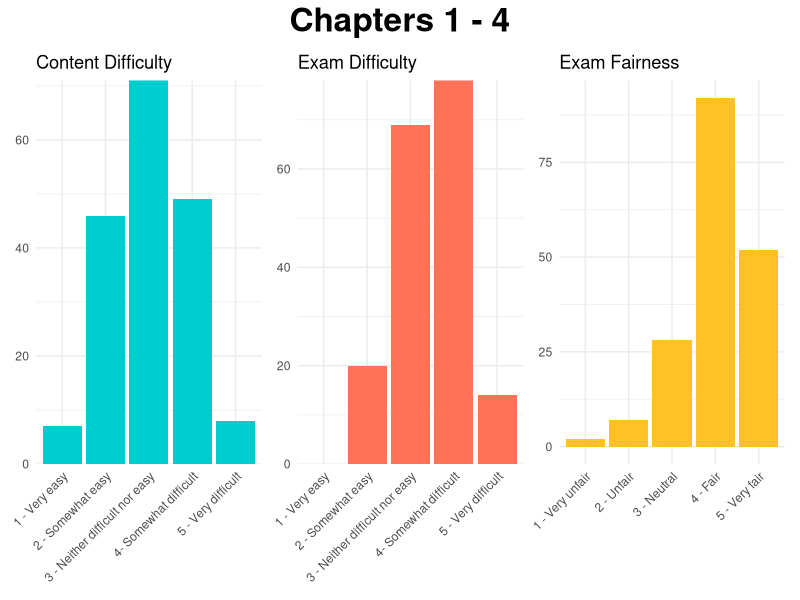
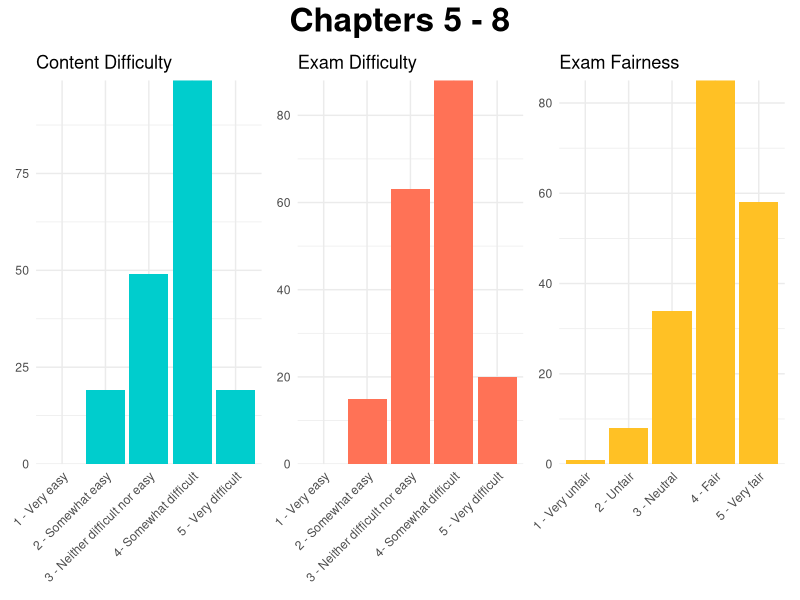
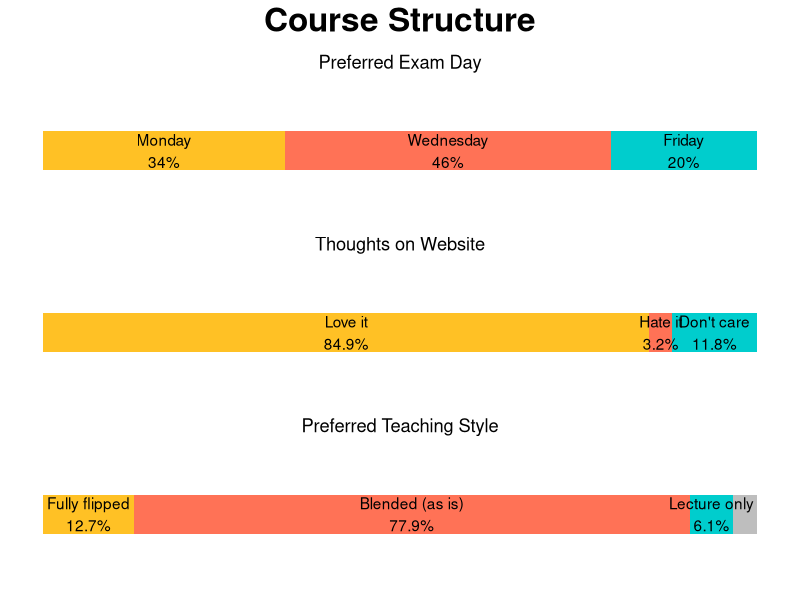

Write R code to recreate these figures, in order.
## ---- chunk 1
#| echo: false
#| message: false
#| warning: false

library(ggplot2)
library(dplyr)
#library(fmsb)
library(patchwork)

survey1 <- read.csv("documents/course-survey1.csv")[,c(1, 6, 8, 10, 12, 14, 22, 24, 26)]

colnames(survey1) <- c("quarter", "difficulty_content", "demands_activity", "time_spent", "lecture_slides", "website", "teaching_style", "difficulty_exam", "fairness_exam")

p_content <- survey1 %>% 
  count(difficulty_content) %>% 
  mutate(difficulty_content = factor(difficulty_content, levels = 
                                       c("1 - Very easy", "2 - Somewhat easy", 
                                         "3 - Neither difficult nor easy", 
                                         "4- Somewhat difficult", 
                                         "5 - Very difficult")) ) %>% 
  ggplot(aes(x = difficulty_content, y = n)) +
    geom_col(fill = "cyan3" ) +
    theme_minimal() +
    labs(x = NULL,
         y = NULL,
         title = "Content Difficulty") +
    #geom_text(aes(label = difficulty), nudge_y = 3) +
    scale_y_continuous(expand = c(0, 0)) +
      scale_x_discrete(drop = FALSE) +
    theme(axis.text.x = element_text(angle = 45, hjust = 1))

p_exam <- survey1 %>% 
  count(difficulty_exam) %>% 
  mutate(difficulty_exam = factor(difficulty_exam, 
                                  levels = c("1 - Very easy", "2 - Somewhat easy", "3 - Neither difficult nor easy", "4- Somewhat difficult", "5 - Very difficult")) ) %>% 
  ggplot(aes(x = difficulty_exam, y = n)) +
    geom_col(fill = "coral1") +
    theme_minimal() +
    labs(x = NULL,
         y = NULL,
         title = "Exam Difficulty") +
    #geom_text(aes(label = difficulty), nudge_y = 3) +
    scale_y_continuous(expand = c(0, 0)) +
    scale_x_discrete(drop = FALSE) +
    theme(axis.text.x = element_text(angle = 45, hjust = 1))

  #mutate(difficulty = c("Very unfair", "", "", "", "Very fair")) %>% 
p_fair <- survey1 |> 
  filter(!is.na(fairness_exam)) |> 
  mutate(
    fairness_exam = factor(fairness_exam,
                    levels = c("1 - Very unfair (how should I know this)",
                               "2 - not fair", 
                               "3 - Neither fair nor unfair", 
                               "4 - fair", 
                               "5 - Very fair (all topics were covered)"),
                    labels = c("1 - Very unfair", "2 - Unfair", "3 - Neutral", "4 - Fair", "5 - Very fair"))
  ) |> 
  ggplot(aes(x = fairness_exam) ) +
  geom_bar(fill = "goldenrod1") +
  theme_minimal() +
  labs(x = NULL,
       y = NULL,
       title = "Exam Fairness") +
  scale_x_discrete(drop = FALSE) +
  theme(axis.text.x = element_text(angle = 45, hjust = 1))

# time <- survey1 %>% 
#   count(time_spent)
# 
# time_plot <- tibble(`0-1 hours` = c(max(time$n), 0 ,time$n[1]), 
#                `1-3 hours` = c(max(time$n), 0 ,time$n[2]),
#                `3-5 hours` = c(max(time$n), 0 ,time$n[3]),
#                `5-7 hours` = c(max(time$n), 0 ,time$n[4]),
#                `7+ hours` = c(max(time$n), 0 ,time$n[5]))
# 
# radarchart(time_plot)

## ---- chunk 2
#| echo: false
#| message: false

p_content + p_exam + p_fair + 
  plot_annotation(title = "Chapters 1 - 4",
                  theme = theme(plot.title = element_text(
                    hjust = 0.5, size = 24, face = "bold")))
## ---- chunk 3
#| echo: false
# Survey 2
survey2 <- read.csv("documents/course-survey2.csv")[,c(1, 6, 8, 10, 12, 14, 16, 18, 28, 30)]

colnames(survey2) <- c("quarter", "classes_missed", "exam_day", "difficulty_content", "demands_activity", "time_spent", "lecture_slides", "website", "difficulty_exam", "fairness_exam")


p_content2 <- survey2 %>% 
  count(difficulty_content) %>% 
  mutate(difficulty_content = factor(difficulty_content, levels = 
                                       c("1 - Very easy", "2 - Somewhat easy", 
                                         "3 - Neither difficult nor easy", 
                                         "4- Somewhat difficult", 
                                         "5 - Very difficult")) ) %>% 
  ggplot(aes(x = difficulty_content, y = n)) +
    geom_col(fill = "cyan3" ) +
    theme_minimal() +
    labs(x = NULL,
         y = NULL,
         title = "Content Difficulty") +
    #geom_text(aes(label = difficulty), nudge_y = 3) +
    scale_y_continuous(expand = c(0, 0)) +
    scale_x_discrete(drop = FALSE) +
    theme(axis.text.x = element_text(angle = 45, hjust = 1))

p_exam2 <- survey2 %>% 
  count(difficulty_exam) %>% 
  mutate(difficulty_exam = factor(difficulty_exam, 
                                  levels = c("1 - Very easy", "2 - Somewhat easy",
                                             "3 - Neither difficult nor easy", 
                                             "4- Somewhat difficult", 
                                             "5 - Very difficult")) ) %>% 
  ggplot(aes(x = difficulty_exam, y = n)) +
    geom_col(fill = "coral1") +
    theme_minimal() +
    labs(x = NULL,
         y = NULL,
         title = "Exam Difficulty") +
    #geom_text(aes(label = difficulty), nudge_y = 3) +
    scale_y_continuous(expand = c(0, 0)) +
    scale_x_discrete(drop = FALSE) +
    theme(axis.text.x = element_text(angle = 45, hjust = 1))

  #mutate(difficulty = c("Very unfair", "", "", "", "Very fair")) %>% 
p_fair2 <- survey2 |> 
  filter(!is.na(fairness_exam)) |> 
  mutate(
    fairness_exam = factor(fairness_exam,
                    levels = c("1 - Very unfair (how should I know this)",
                               "2 - not fair", 
                               "3 - Neither fair nor unfair", 
                               "4 - fair", 
                               "5 - Very fair (all topics were covered)"),
                    labels = c("1 - Very unfair", "2 - Unfair", "3 - Neutral", "4 - Fair", "5 - Very fair"))
  ) |> 
  ggplot(aes(x = fairness_exam) ) +
  geom_bar(fill = "goldenrod1") +
  theme_minimal() +
  labs(x = NULL,
       y = NULL,
       title = "Exam Fairness") +
  scale_y_continuous(expand = c(0, 0)) +
  scale_x_discrete(drop = FALSE) +
  theme(axis.text.x = element_text(angle = 45, hjust = 1))

## ---- chunk 4
#| echo: false
#| message: false

p_content2 + p_exam2 + p_fair2 + 
  plot_annotation(title = "Chapters 5 - 8",
                  theme = theme(plot.title = element_text(
                    hjust = 0.5, size = 24, face = "bold")))
## ---- chunk 5
#| echo: false
#| message: false

# Exam day wrangling
tmp <- survey2 %>% 
  select(exam_day) %>% 
  count(exam_day) %>% 
  mutate(prop = n/sum(n),
         exam_day = factor(exam_day,
                           levels = c("Friday", "Wednesday", "Monday")),
         y = rep("exam", 3),
         label = paste0(exam_day,"\n",scales::percent(prop))) %>% 
  arrange(exam_day)


pos1 <- tmp[tmp$exam_day == "Monday",]$prop/2
pos2 <- tmp[tmp$exam_day == "Monday",]$prop + tmp[tmp$exam_day == "Wednesday",]$prop/2
pos3 <- 1 - tmp[tmp$exam_day == "Friday",]$prop/2

tmp$pos <- c(pos3, pos2, pos1)
  
p_exam_day <- ggplot(tmp, aes(x = prop, y = y, fill = exam_day)) +
  geom_col(position = "fill", width = 0.3) +
  scale_fill_manual(NULL,
                    values = c("cyan3","coral1", "goldenrod1")) +
  theme_void() +
  labs(x = NULL,
       y = NULL,
       title = "Preferred Exam Day") +
  geom_text(aes(x = pos, label = label)) +
  theme(legend.position = "none",
        plot.title = element_text(hjust = 0.5))

# Website
tmp2 <- survey2 %>% 
  select(website) %>% 
  count(website) %>% 
  mutate(prop = n/sum(n),
         website = factor(website,
                           levels = c("Don't care either way",
                                      "Hate it - go back to Canvas",
                                      "Love it - organized and easy to use"),
                          labels = c("Don't care", "Hate it", "Love it")),
         y = rep("y", 3),
         label = paste0(website,"\n",scales::percent(prop))) %>% 
  arrange(website)


pos1 <- tmp2[tmp2$website == "Love it",]$prop/2
pos2 <- tmp2[tmp2$website == "Love it",]$prop + tmp2[tmp2$website == "Hate it",]$prop/2
pos3 <- 1 - tmp2[tmp2$website == "Don't care",]$prop/2

tmp2$pos <- c(pos3, pos2, pos1)
p_website <- ggplot(tmp2, aes(x = prop, y = y, fill = website)) +
  geom_col(position = "fill", width = 0.3) +
  scale_fill_manual(NULL,
                    values = c("cyan3","coral1", "goldenrod1")) +
  theme_void() +
  labs(x = NULL,
       y = NULL,
       title = "Thoughts on Website") +
  geom_text(aes(x = pos, label = label)) +
  theme(legend.position = "none",
        plot.title = element_text(hjust = 0.5))

##########################################################
# teaching style
tmp <- survey1 %>% 
  select(teaching_style) %>% 
  count(teaching_style) %>% 
  mutate(prop = n/sum(n),
         teaching_style = factor(teaching_style,
                           levels = c("Doesn't matter to me.",
                                      "Would prefer full lecture (completely on your own for activity outside of class)",
                                      "I enjoy class as is (Lecture, activity, some solutions)", 
                                      "Would prefer fully flipped! (Watch lecture videos outside of class and spend entire time working on activity.)"),
                           labels = c("Don't care",
                                      "Lecture only",
                                      "Blended (as is)",
                                      "Fully flipped")),
         y = rep("y", 4),
         label = paste0(teaching_style,"\n",scales::percent(prop))) %>% 
  arrange(teaching_style)

tmp$label[1] <- ""

pos1 <- tmp[tmp$teaching_style == "Fully flipped",]$prop/2
pos2 <- tmp[tmp$teaching_style == "Fully flipped",]$prop + tmp[tmp$teaching_style == "Blended (as is)",]$prop/2
pos3 <- tmp[tmp$teaching_style == "Fully flipped",]$prop + tmp[tmp$teaching_style == "Blended (as is)",]$prop + tmp[tmp$teaching_style == "Lecture only",]$prop/2
pos4 <- 1 - tmp[tmp$teaching_style == "Don't care",]$prop/2

tmp$pos <- c(pos4, pos3, pos2, pos1)
  
p_style <- ggplot(tmp, aes(x = prop, y = y, fill = teaching_style)) +
  geom_col(position = "fill", width = 0.3) +
  scale_fill_manual(NULL,
                    values = c("gray", "cyan3","coral1", "goldenrod1")) +
  theme_void() +
  labs(x = NULL,
       y = NULL,
       title = "Preferred Teaching Style") +
  geom_text(aes(x = pos, label = label)) +
  theme(legend.position = "none",
        plot.title = element_text(hjust = 0.5))


p_exam_day/ p_website/ p_style + 
  plot_annotation(title = "Course Structure",
                  theme = theme(plot.title = element_text(
                    hjust = 0.5, size = 24, face = "bold")))
